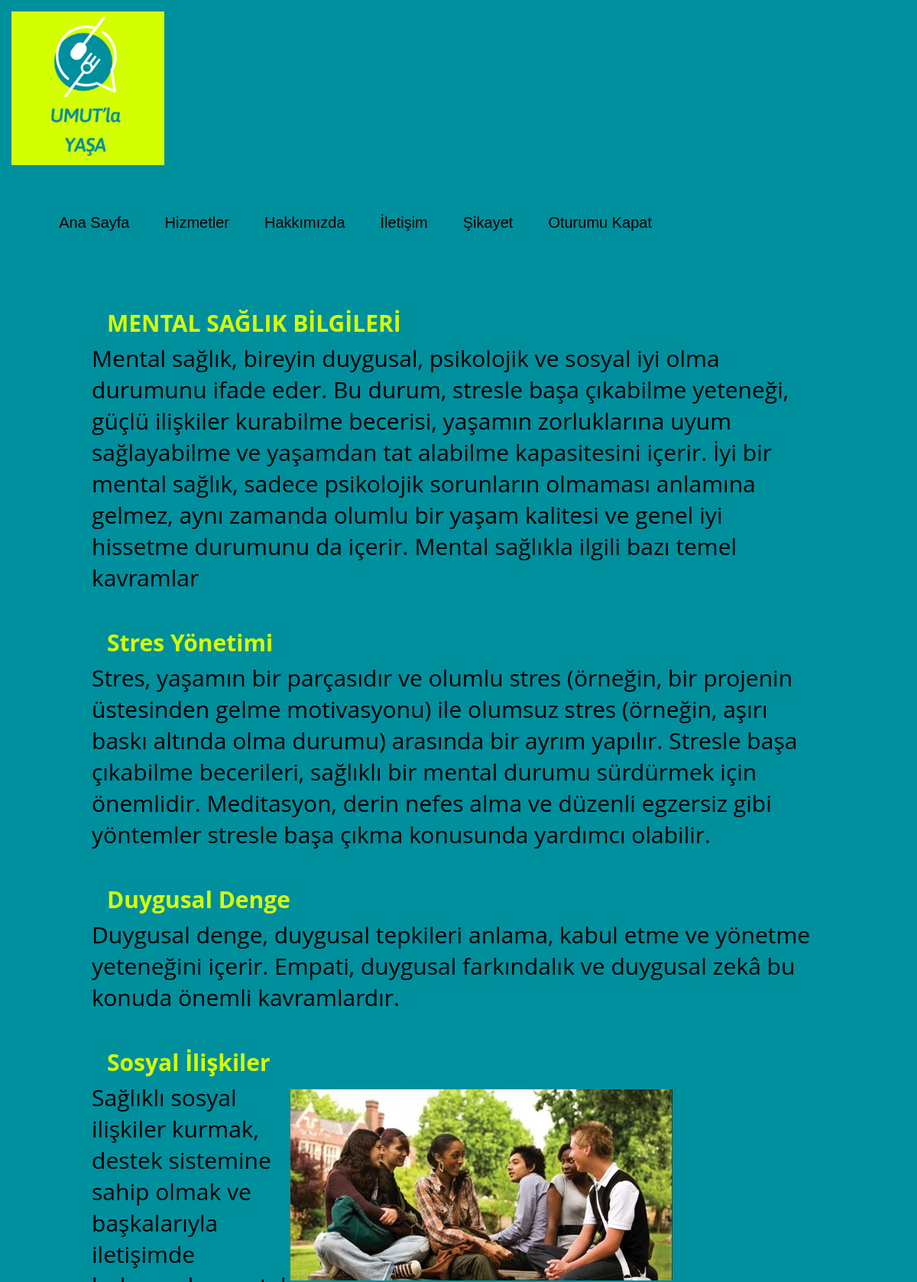
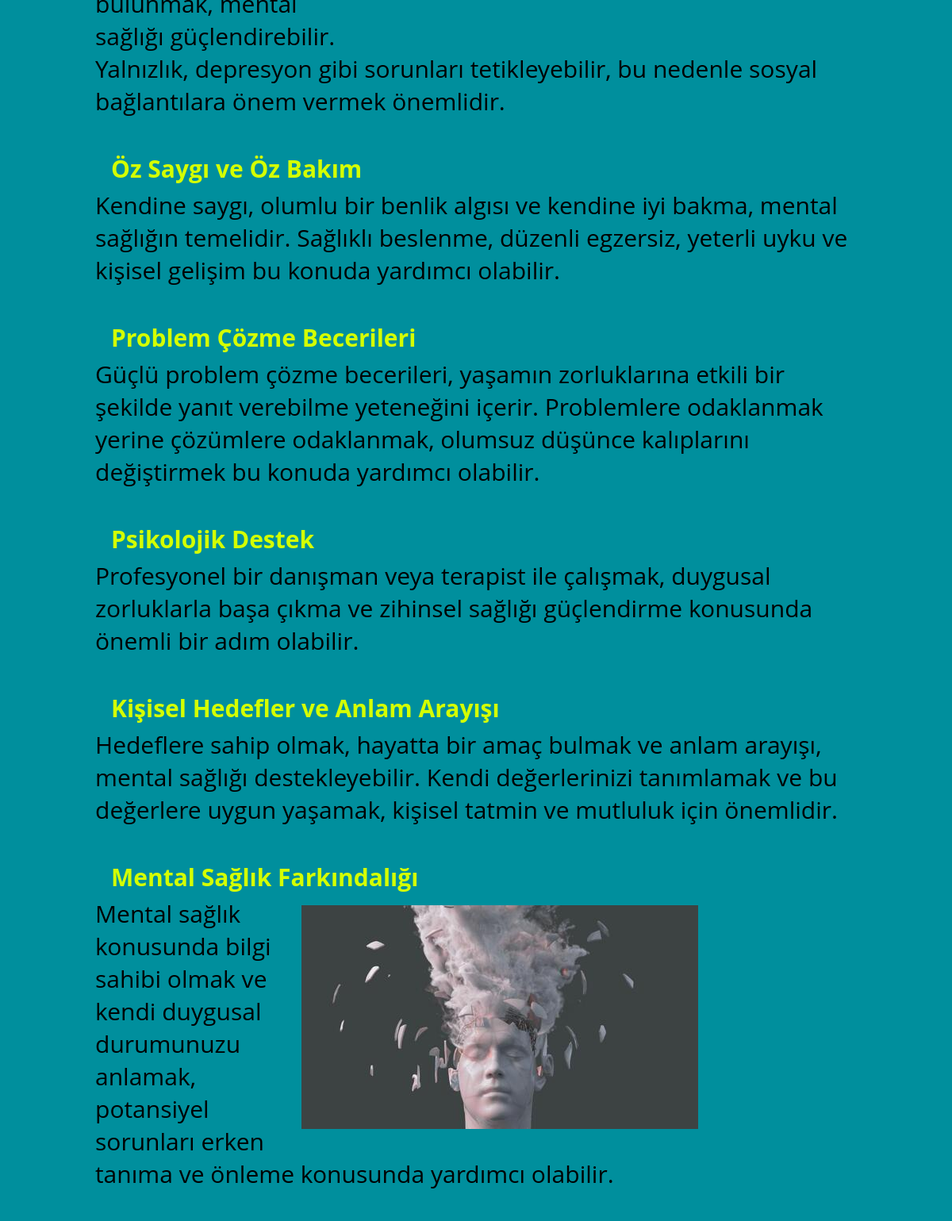
Page /webproject/saglik.php (upper part) on the committed database (2 pictures, top to bottom).
### tables this page shows
CREATE TABLE `sagliksec` (
  `id` int(11) NOT NULL,
  `baslik` varchar(255) NOT NULL,
  `icerik` text NOT NULL
);

### webproject/funcs.php (the view, shortened to what this page needs)
<?php
$menu_items = array(
  'anasayfa.php' => 'Ana Sayfa',
  'hizmetler.php' => 'Hizmetler',
  'hakkimizda.php' => 'Hakkımızda',
  'iletisim.php' => 'İletişim',
  'sikayet.php' => 'Şikayet',
  'logout.php' => 'Oturumu Kapat'
);
function ust_kisim2($title){
  global $menu_items;
  echo '
  <!DOCTYPE html>
  <html lang="en">
  <head>
    <meta charset="UTF-8">
    <meta name="viewport" content="width=device-width, initial-scale=1.0">
    <title>'.$title. '</title>
    <link rel="stylesheet" href="stilim.css">
  </head>
  <body>
    <div class="container2">
      <div class="navbar">
        <div class="logo">
          <a href="anasayfa.php">
            <img src="resimler/logo1.png" alt="Logo">
          </a>
        </div>
        <ul>';
        foreach ($menu_items as $link => $label) {
          echo '<li><a href="' . $link . '" ' . (suAnkiSayfa($link)  ? 'class="active"' : '') . '>' . $label . '</a></li>';
        }
        echo '
          </ul>
    </div>';
}
function suAnkiSayfa($sayfaAdi) {
  $suAnkiSayfa = basename($_SERVER['PHP_SELF']);
  return ($suAnkiSayfa == $sayfaAdi);
}
function sagliksec()
{
  $baglanti = new mysqli("localhost", "root", "", "project");
  $sorgu = "SELECT baslik, icerik FROM sagliksec";
  $sonuc = $baglanti->query($sorgu);
  echo '<section>';
  while ($row = $sonuc->fetch_assoc()) {
    echo  $row['baslik'];
    echo  $row['icerik'] ;
  }
  echo '</section></div>';
}
?>

### webproject/stilim.css (style rules this page uses)
* { margin: 0; padding: 0; text-decoration: none; font-family: "Open Sans",sans-serif; }
.logo img { float: left; margin: 15px; }
.navbar { overflow: hidden; }
.navbar ul { float: right; margin-top: 20px; margin-right: 27%; }
.navbar ul li { list-style: none; display:inline-block; margin: 0 10px; line-height: 80px; }
.navbar ul li a { color: black; text-decoration: none; font-size: 20px; padding: 6px 13px; font-family: sans-serif; transition: .5s; }
.container2 { background-color: #008f9d; }
.container2 section { margin: 70px 120px 0px 120px; }
.container2 section h1,h2 { margin-left: 20px; padding-bottom: 5px; font-size: 30px; color: #d4ff00; }
.container2 section p { padding-right: 20px; color: #000; font-size: 30px; width: 100%; }
.container2 section img { float: right; margin-top: 10px; margin-right: 200px; }

### rows in the picture
sagliksec: baslik "MENTAL SAĞLIK BİLGİLERİ", icerik "Mental sağlık, bireyin duygusal, psikolojik ve sosyal iyi olma durumunu ifade eder. Bu durum, stresle başa çıkabilme yeteneği, güçlü ilişkiler kurabilme becerisi, yaşamın zorluklarına uyum sağlayabilme ve yaşamdan tat alabilme kapasitesini içerir. İyi bir mental sağlık, sadece psikolojik sorunların olmaması anlamına gelmez, aynı zamanda olumlu bir yaşam kalitesi ve genel iyi hissetme durumunu da içerir. Mental sağlıkla ilgili bazı temel kavramlar"
sagliksec: baslik "Stres Yönetimi", icerik "Stres, yaşamın bir parçasıdır ve olumlu stres (örneğin, bir projenin üstesinden gelme motivasyonu) ile olumsuz stres (örneğin, aşırı baskı altında olma durumu) arasında bir ayrım yapılır. Stresle başa çıkabilme becerileri, sağlıklı bir mental durumu sürdürmek için önemlidir. Meditasyon, derin nefes alma ve düzenli egzersiz gibi yöntemler stresle başa çıkma konusunda yardımcı olabilir."
sagliksec: baslik "Duygusal Denge", icerik "Duygusal denge, duygusal tepkileri anlama, kabul etme ve yönetme yeteneğini içerir. Empati, duygusal farkındalık ve duygusal zekâ bu konuda önemli kavramlardır."
sagliksec: baslik "Sosyal İlişkiler", baslik (picture), icerik "Sağlıklı sosyal ilişkiler kurmak, destek sistemine sahip olmak ve başkalarıyla iletişimde bulunmak, mental sağlığı güçlendirebilir. Yalnızlık, depresyon gibi sorunları tetikleyebilir, bu nedenle sosyal bağlantılara önem vermek önemlidir."
sagliksec: baslik "Öz Saygı ve Öz Bakım", icerik "Kendine saygı, olumlu bir benlik algısı ve kendine iyi bakma, mental sağlığın temelidir. Sağlıklı beslenme, düzenli egzersiz, yeterli uyku ve kişisel gelişim bu konuda yardımcı olabilir."
sagliksec: baslik "Problem Çözme Becerileri", icerik "Güçlü problem çözme becerileri, yaşamın zorluklarına etkili bir şekilde yanıt verebilme yeteneğini içerir. Problemlere odaklanmak yerine çözümlere odaklanmak, olumsuz düşünce kalıplarını değiştirmek bu konuda yardımcı olabilir."
sagliksec: baslik "Psikolojik Destek", icerik "Profesyonel bir danışman veya terapist ile çalışmak, duygusal zorluklarla başa çıkma ve zihinsel sağlığı güçlendirme konusunda önemli bir adım olabilir."
sagliksec: baslik "Kişisel Hedefler ve Anlam Arayışı", icerik "Hedeflere sahip olmak, hayatta bir amaç bulmak ve anlam arayışı, mental sağlığı destekleyebilir. Kendi değerlerinizi tanımlamak ve bu değerlere uygun yaşamak, kişisel tatmin ve mutluluk için önemlidir."
sagliksec: baslik "Mental Sağlık Farkındalığı", baslik (picture), icerik "Mental sağlık konusunda bilgi sahibi olmak ve kendi duygusal durumunuzu anlamak, potansiyel sorunları erken tanıma ve önleme konusunda yardımcı olabilir."

### other values in the picture
$label "Ana Sayfa"
$label "Hizmetler"
$label "Hakkımızda"
$label "İletişim"
$label "Şikayet"
$label "Oturumu Kapat"
